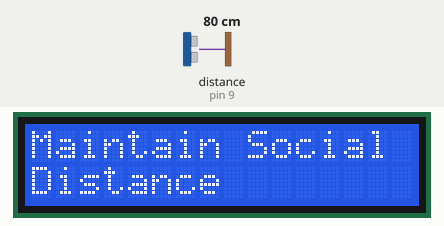
Recording of a sketch running on a simulated Arduino Uno, built with avr-gcc and run on an emulated ATmega328P. Parts: 16×2 character LCD. Wiring (inferred from the names in the program): ultrasonic range finder: trigger pin 10; echo pin 9. The test bench sets the inputs (shaded band); at power-on: distance to the obstacle (sensor on pin 9) 80 cm. The echo pulse lasts 58.3 µs per cm.

Above: at 4.2 s.
4.3 s: distance to the obstacle (sensor on pin 9) set to 97 cm
5.8 s: distance to the obstacle (sensor on pin 9) set to 105 cm
At 7.0 s:
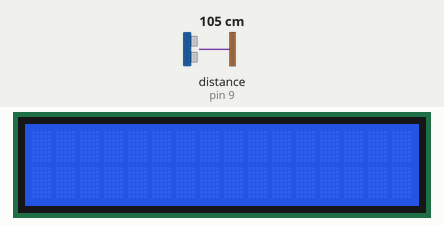
7.3 s: distance to the obstacle (sensor on pin 9) set to 2 cm
At 8.0 s:
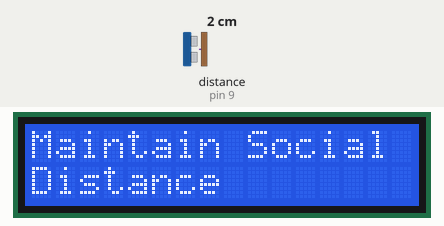
8.9 s: distance to the obstacle (sensor on pin 9) set to 120 cm
At 10.2 s:
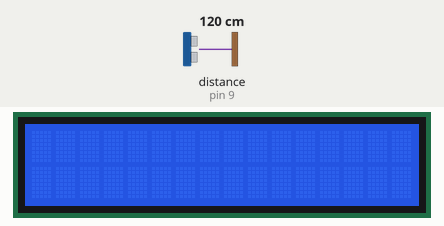
Timing chart, 0 to 11.4 s (numbered marks = the images above; inputs shaded):
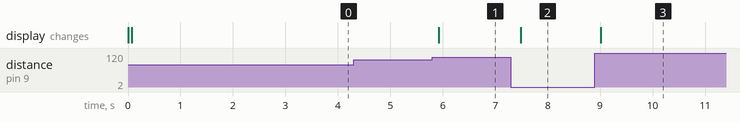

The sketch:

Social_Distancing_Indicator.ino
```cpp
#include <LiquidCrystal.h>
#define ECHO 9
#define TRIGGER 10
#define TIEMPO_MUESTREO 1000
#define PULSO_TRIGGER 1
int duration;
float distance;
float LED;
LiquidCrystal lcd(7, 6, 5, 4, 3, 2);
int num=1;


void setup() {
  pinMode(TRIGGER, OUTPUT);
  pinMode(ECHO, INPUT);
}

void loop() {
  digitalWrite(TRIGGER, HIGH);
  delay(PULSO_TRIGGER);
  digitalWrite(TRIGGER, LOW);
  duration = pulseIn(ECHO,HIGH);
  distance = 0.01716 * duration;
  if(distance < 100)
  {
    Serial.begin(9600);
    lcd.begin(16, 2);
    lcd.setCursor(0,0);
    lcd.print("Maintain Social");
    lcd.setCursor(0,1);
    lcd.print("Distance");
    delay(50);
    //lcd.setCursor(0,1);
    //lcd.print("Distance");
  }
  else
  {
    lcd.begin(16, 2);
    lcd.setCursor(0,0);
    lcd.print(" ");
    delay(50);
    //lcd.setCursor(1,0);
    //lcd.print("Distance");
  }

}
```

Measured:
- the behaviour switches between 100 and 101 cm on distance to the obstacle (sensor on pin 9) (found by bisection; images 0 and 1)
- after the input at 4.3 s, every drawn part: stays the same
- after the input at 5.8 s, the display: changes after 0.12 s (image 1)
- after the input at 7.3 s, the display: changes after 0.18 s (image 2)
- after the input at 8.9 s, the display: changes after 0.11 s (image 3)
